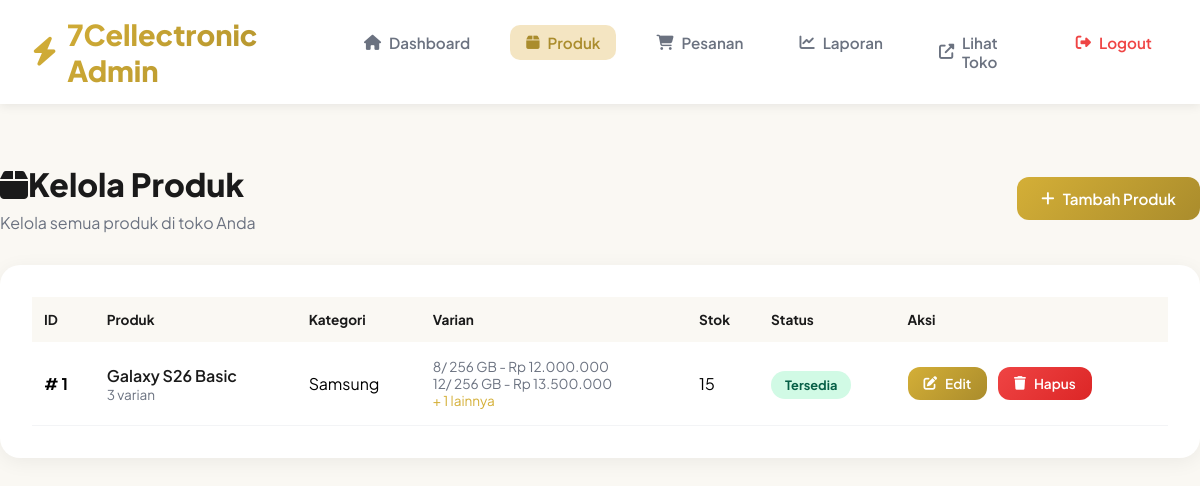
Page /admin/produk.php (signed in) on the committed database.
### tables this page shows
CREATE TABLE IF NOT EXISTS `products` (
  `id` INT(11) NOT NULL AUTO_INCREMENT,
  `nama_barang` VARCHAR(150) NOT NULL,
  `kategori` VARCHAR(50) NOT NULL,
  `harga_min` DECIMAL(12,2) NOT NULL DEFAULT 0.00,
  `harga_max` DECIMAL(12,2) DEFAULT 0.00,
  `stok` INT(11) NOT NULL DEFAULT 0,
  `deskripsi` TEXT DEFAULT NULL,
  `gambar` VARCHAR(255) DEFAULT NULL,
  `varian` TEXT DEFAULT NULL COMMENT 'JSON: [{"ram":"8","rom":"128","harga":7000000},...]',
  `created_at` TIMESTAMP NOT NULL DEFAULT CURRENT_TIMESTAMP,
  PRIMARY KEY (`id`),
  KEY `kategori` (`kategori`)
);

### admin/produk.php (the view, shortened to what this page needs)
<?php
require_once '../config/koneksi.php';
include 'layout_header.php';
$products = mysqli_query($conn, "SELECT * FROM products ORDER BY id DESC");
?>
<div class="page-header" style="display: flex; justify-content: space-between; align-items: center;">
    <div>
        <h1><i class="fas fa-box me-3"></i>Kelola Produk</h1>
        <p style="color: var(--gray); margin-top: 8px;">Kelola semua produk di toko Anda</p>
    </div>
    <a href="tambah_produk.php" class="btn btn-primary">
        <i class="fas fa-plus"></i> Tambah Produk
    </a>
</div>
<div class="content-card">
    <div style="overflow-x: auto;">
        <table style="width: 100%; border-collapse: collapse;">
            <thead>
                <tr>
                    <th
                        style="text-align: left; padding: 14px 12px; background: var(--cream); font-weight: 700; color: var(--dark); font-size: 0.85rem;">
                        ID</th>
                    <th
                        style="text-align: left; padding: 14px 12px; background: var(--cream); font-weight: 700; color: var(--dark); font-size: 0.85rem;">
                        Produk</th>
                    <th
                        style="text-align: left; padding: 14px 12px; background: var(--cream); font-weight: 700; color: var(--dark); font-size: 0.85rem;">
                        Kategori</th>
                    <th
                        style="text-align: left; padding: 14px 12px; background: var(--cream); font-weight: 700; color: var(--dark); font-size: 0.85rem;">
                        Varian</th>
                    <th
                        style="text-align: left; padding: 14px 12px; background: var(--cream); font-weight: 700; color: var(--dark); font-size: 0.85rem;">
                        Stok</th>
                    <th
                        style="text-align: left; padding: 14px 12px; background: var(--cream); font-weight: 700; color: var(--dark); font-size: 0.85rem;">
                        Status</th>
                    <th
                        style="text-align: left; padding: 14px 12px; background: var(--cream); font-weight: 700; color: var(--dark); font-size: 0.85rem;">
                        Aksi</th>
                </tr>
            </thead>
            <tbody>
                <?php while ($product = mysqli_fetch_assoc($products)):
                    $varian = json_decode($product['varian'] ?? '[]', true);
                    $varian_count = is_array($varian) ? count($varian) : 0;
                    ?>
                    <tr>
                        <td style="padding: 16px 12px; border-bottom: 1px solid #f3f4f6;"><strong>#
                                <?php echo $product['id']; ?>
                            </strong></td>
                        <td style="padding: 16px 12px; border-bottom: 1px solid #f3f4f6;">
                            <div style="display: flex; align-items: center; gap: 12px;">
                                <div>
                                    <div style="font-weight: 600; color: var(--dark);">
                                        <?php echo htmlspecialchars($product['nama_barang']); ?>
                                    </div>
                                    <div style="font-size: 0.85rem; color: var(--gray);">
                                        <?php if ($varian_count > 0): ?>
                                            <?php echo $varian_count; ?> varian
                                        <?php endif; ?>
                                    </div>
                                </div>
                            </div>
                        </td>
                        <td style="padding: 16px 12px; border-bottom: 1px solid #f3f4f6;">
                            <?php echo htmlspecialchars($product['kategori']); ?>
                        </td>
                        <td style="padding: 16px 12px; border-bottom: 1px solid #f3f4f6;">
                            <?php if ($varian_count > 0): ?>
                                <div style="font-size: 0.85rem; color: var(--gray);">
                                    <?php foreach (array_slice($varian, 0, 2) as $v): ?>
                                        <div>
                                            <?php echo $v['ram']; ?>/
                                            <?php echo $v['rom']; ?> GB - Rp
                                            <?php echo number_format($v['harga'], 0, ',', '.'); ?>
                                        </div>
                                    <?php endforeach; ?>
                                    <?php if ($varian_count > 2): ?>
                                        <div style="color: var(--gold-primary);">+
                                            <?php echo ($varian_count - 2); ?> lainnya
                                        </div>
                                    <?php endif; ?>
                                </div>
                            <?php else: ?>
                                <span style="color: var(--gray);">-</span>
                            <?php endif; ?>
                        </td>
                        <td style="padding: 16px 12px; border-bottom: 1px solid #f3f4f6;">
                            <?php echo $product['stok']; ?>
                        </td>
                        <td style="padding: 16px 12px; border-bottom: 1px solid #f3f4f6;">
                            <?php if ($product['stok'] <= 0): ?>
                                <span
                                    style="padding: 6px 14px; border-radius: 20px; font-size: 0.8rem; font-weight: 700; background: #fee2e2; color: #991b1b;">Habis</span>
                            <?php elseif ($product['stok'] <= 5): ?>
                                <span
                                    style="padding: 6px 14px; border-radius: 20px; font-size: 0.8rem; font-weight: 700; background: #fef3c7; color: #92400e;">Menipis</span>
                            <?php else: ?>
                                <span
                                    style="padding: 6px 14px; border-radius: 20px; font-size: 0.8rem; font-weight: 700; background: #d1fae5; color: #065f46;">Tersedia</span>
                            <?php endif; ?>
                        </td>
                        <td style="padding: 16px 12px; border-bottom: 1px solid #f3f4f6;">
                            <a href="edit_produk.php?id=<?php echo $product['id']; ?>" class="btn btn-primary btn-sm"
                                style="margin-right: 8px;">
                                <i class="fas fa-edit"></i> Edit
                            </a>
                            <a href="produk.php?delete=<?php echo $product['id']; ?>" class="btn btn-danger btn-sm"
                                onclick="return confirm('Hapus produk ini?')">
                                <i class="fas fa-trash"></i> Hapus
                            </a>
                        </td>
                    </tr>
                <?php endwhile; ?>
            </tbody>
        </table>
    </div>
</div>
</body>
</html>

### admin/layout_header.php (style rules this page uses)
:root { --gold-primary: #d4af37; --gold-light: #f4e5c2; --gold-dark: #aa8c2c; --cream: #faf8f3; --dark: #1a1a1a; --gray: #6b7280; }
* { margin: 0; padding: 0; box-sizing: border-box; font-family: 'Plus Jakarta Sans', sans-serif; }
body { background: var(--cream); }
.page-header { margin-bottom: 32px; }
.page-header h1 { font-size: 2rem; font-weight: 800; color: var(--dark); margin-bottom: 8px; }
.content-card { background: white; border-radius: 20px; padding: 32px; box-shadow: 0 4px 20px rgba(0,0,0,0.06); margin-bottom: 24px; }
.btn { padding: 12px 24px; border-radius: 12px; font-weight: 600; cursor: pointer; border: none; text-decoration: none; display: inline-flex; align-items: center; gap: 8px; font-size: 0.95rem; transition: all 0.3s; }
.btn-primary { background: linear-gradient(135deg, var(--gold-primary), var(--gold-dark)); color: white; }
.btn-danger { background: linear-gradient(135deg, #ef4444, #dc2626); color: white; }
.btn-sm { padding: 8px 16px; font-size: 0.85rem; }

### rows in the picture
products: id "1", nama_barang "Galaxy S26 Basic", varian "3", kategori "Samsung", ram "8", rom "256", harga "12.000.000", ram "12", harga "13.500.000", $varian_count-2 "1", stok "15", shows "Tersedia"
